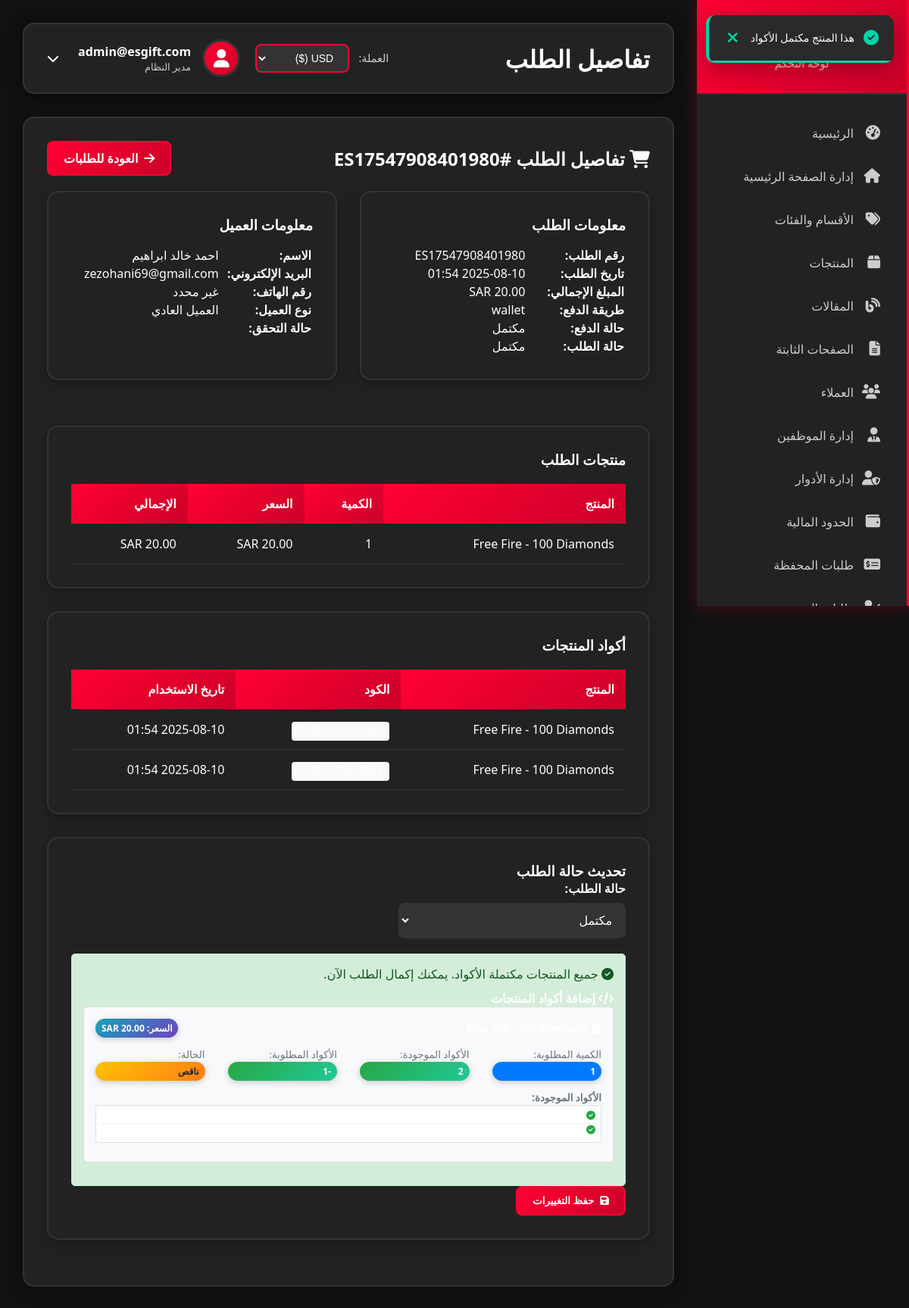
The app's page /admin/order/22 (signed in), older data.
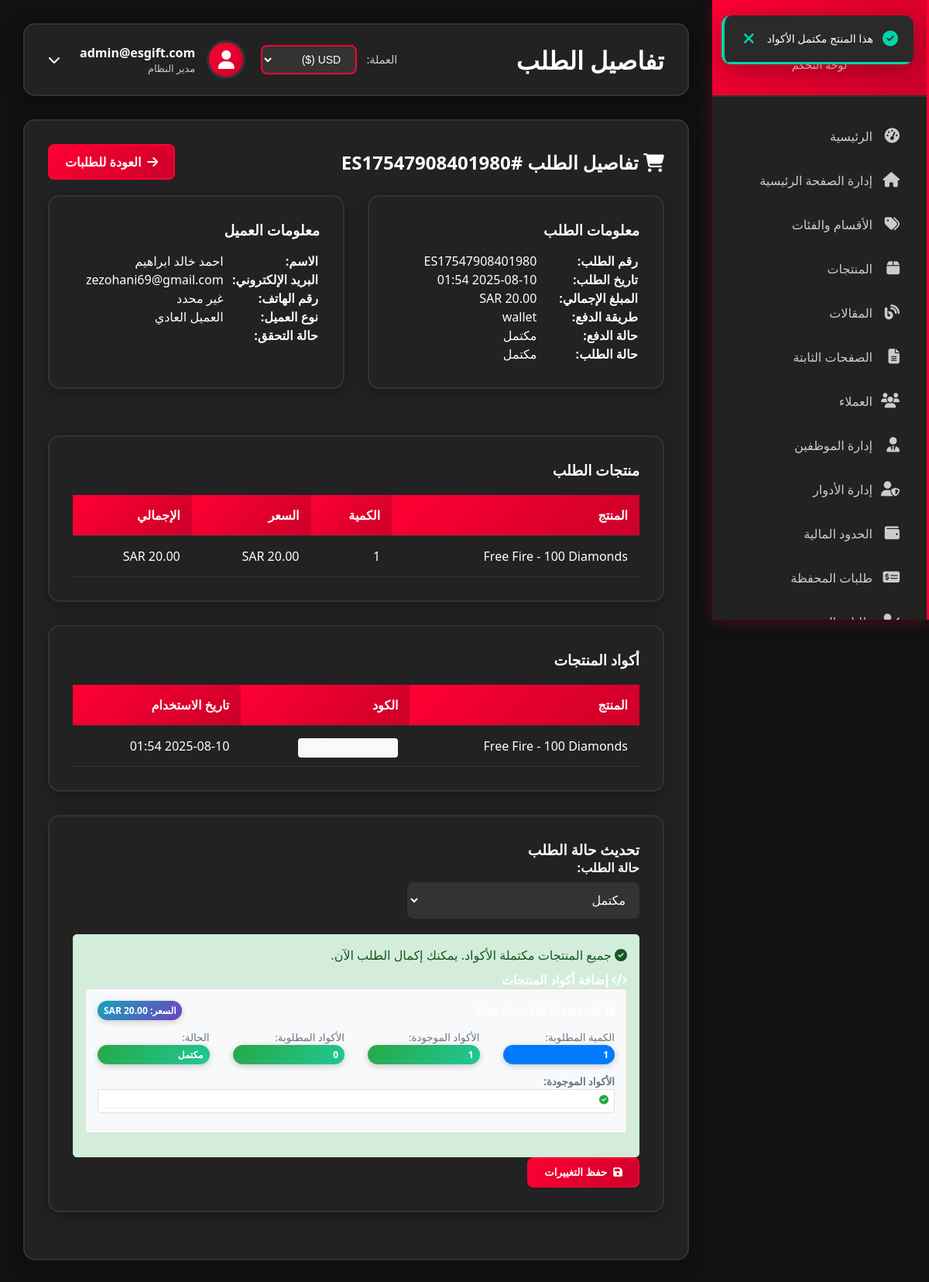
The same page, newer data.
### models.py (models this page shows, shortened)
class OrderItem(db.Model):
    id = db.Column(db.Integer, primary_key=True)
    order_id = db.Column(db.Integer, db.ForeignKey('order.id'), nullable=False)
    product_id = db.Column(db.Integer, db.ForeignKey('product.id'), nullable=False)
    quantity = db.Column(db.Integer, nullable=False)
    price = db.Column(db.Numeric(10, 2), nullable=False)
    currency = db.Column(db.String(3), default='SAR')  # حفظ العملة المستخدمة في الشراء

class Product(db.Model):
    id = db.Column(db.Integer, primary_key=True)
    name = db.Column(db.String(200), nullable=False)
    name_en = db.Column(db.String(200))  # الاسم بالإنجليزية
    description = db.Column(db.Text)
    detailed_description = db.Column(db.Text)  # وصف مفصل
    category = db.Column(db.String(100))  # للتوافق مع النظام القديم
    category_id = db.Column(db.Integer, db.ForeignKey('category.id'))  # القسم الرئيسي الجديد
    subcategory_id = db.Column(db.Integer, db.ForeignKey('subcategory.id'))  # القسم الفرعي
    region = db.Column(db.String(50))
    value = db.Column(db.String(50))
    purchase_price = db.Column(db.Numeric(10, 2))  # سعر الشراء
    regular_price = db.Column(db.Numeric(10, 2))
    sale_price = db.Column(db.Numeric(10, 2))  # سعر العرض
    kyc_price = db.Column(db.Numeric(10, 2))
    reseller_price = db.Column(db.Numeric(10, 2))
    image_url = db.Column(db.String(200))
    instructions = db.Column(db.Text)
    expiry_date = db.Column(db.Date)
    is_active = db.Column(db.Boolean, default=True)
    stock_quantity = db.Column(db.Integer, default=0)
    digital_delivery = db.Column(db.Boolean, default=True)  # توصيل رقمي
    instant_delivery = db.Column(db.Boolean, default=True)  # توصيل فوري
    is_featured = db.Column(db.Boolean, default=False)  # منتج مميز
    visibility = db.Column(db.String(20), default='public')  # public, restricted
    user_type_visibility = db.Column(db.String(200), default='regular,kyc,reseller')  # أنواع المستخدمين المسموح لهم
    restricted_visibility = db.Column(db.Boolean, default=False)  # للتوافق مع النظام القديم
    has_custom_pricing = db.Column(db.Boolean, default=False)  # أسعار مخصصة
    created_at = db.Column(db.DateTime, default=datetime.utcnow)
    codes = db.relationship('ProductCode', backref='product', lazy=True)
    order_items = db.relationship('OrderItem', backref='product', lazy=True)
    allowed_users = db.relationship('ProductUserAccess', backref='product', lazy=True, cascade='all, delete-orphan')
    custom_prices = db.relationship('ProductCustomPrice', backref='product', lazy=True, cascade='all, delete-orphan')
    main_category = db.relationship('Category', backref='products', lazy=True, foreign_keys=[category_id])
    sub_category = db.relationship('Subcategory', backref='products', lazy=True, foreign_keys=[subcategory_id])

class Order(db.Model):
    id = db.Column(db.Integer, primary_key=True)
    user_id = db.Column(db.Integer, db.ForeignKey('user.id'), nullable=False)
    order_number = db.Column(db.String(50), unique=True, nullable=False)
    total_amount = db.Column(db.Numeric(10, 2), nullable=False)
    currency = db.Column(db.String(3), default='SAR')
    payment_method = db.Column(db.String(50))
    payment_status = db.Column(db.String(20), default='pending')
    order_status = db.Column(db.String(20), default='pending')
    created_at = db.Column(db.DateTime, default=datetime.utcnow)
    excel_file_path = db.Column(db.String(500))  # مسار ملف Excel المحفوظ
    items = db.relationship('OrderItem', backref='order', lazy=True)
    codes = db.relationship('ProductCode', backref='order', lazy=True)

class ProductCode(db.Model):
    id = db.Column(db.Integer, primary_key=True)
    product_id = db.Column(db.Integer, db.ForeignKey('product.id'), nullable=False)
    code = db.Column(db.String(500), nullable=False)
    serial_number = db.Column(db.String(200))  # الرقم التسلسلي (اختياري)
    is_used = db.Column(db.Boolean, default=False)
    used_at = db.Column(db.DateTime)
    order_id = db.Column(db.Integer, db.ForeignKey('order.id'))

### admin_routes.py (the view)
@admin.route('/order/<int:order_id>')
@login_required
def order_detail(order_id):
    if not current_user.is_admin:
        return redirect(url_for('main.index'))
    order = Order.query.get_or_404(order_id)
    return render_template('admin/order_detail.html', order=order)

### templates/admin/order_detail.html (shortened to what the changed rows need)
{% extends "admin/base.html" %}
{% block page_title %}تفاصيل الطلب{% endblock %}
{% block content %}
<div class="content-card">
    <div style="display: flex; justify-content: space-between; align-items: center; margin-bottom: 20px;">
        <h2>
            <i class="fas fa-shopping-cart"></i>
            تفاصيل الطلب #{{ order.order_number }}
        </h2>
        <a href="{{ url_for('admin.orders') }}" class="btn btn-primary">
            <i class="fas fa-arrow-right"></i>
            العودة للطلبات
        </a>
    </div>
    <div style="display: grid; grid-template-columns: 1fr 1fr; gap: 30px; margin-bottom: 30px;">
        <div class="content-card">
            <table style="width: 100%; margin-top: 15px;">
                <tr>
                    <td><strong>رقم الطلب:</strong></td>
                    <td>{{ order.order_number }}</td>
                </tr>
                <tr>
                    <td><strong>تاريخ الطلب:</strong></td>
                    <td>{{ order.created_at.strftime('%Y-%m-%d %H:%M') }}</td>
                </tr>
                <tr>
                    <td><strong>المبلغ الإجمالي:</strong></td>
                    <td>{{ order.total_amount }} {{ order.currency }}</td>
                </tr>
                <tr>
                    <td><strong>طريقة الدفع:</strong></td>
                    <td>{{ order.payment_method or 'غير محدد' }}</td>
                </tr>
            </table>
        </div>
    </div>
    <div class="content-card">
        <div class="table-container">
            <table class="data-table">
                <thead>
                    <tr>
                        <th>المنتج</th>
                        <th>الكمية</th>
                        <th>السعر</th>
                        <th>الإجمالي</th>
                    </tr>
                </thead>
                <tbody>
                    {% for item in order.items %}
                    <tr>
                        <td>{{ item.product.name }}</td>
                        <td>{{ item.quantity }}</td>
                        <td>{{ item.price }} {{ order.currency }}</td>
                        <td>{{ item.price * item.quantity }} {{ order.currency }}</td>
                    </tr>
                    {% endfor %}
                </tbody>
            </table>
        </div>
    </div>
    {% if order.codes %}
    <div class="content-card">
        <div class="table-container">
            <table class="data-table">
                <thead>
                    <tr>
                        <th>المنتج</th>
                        <th>الكود</th>
                        <th>تاريخ الاستخدام</th>
                    </tr>
                </thead>
                <tbody>
                    {% for code in order.codes %}
                    <tr>
                        <td>{{ code.product.name }}</td>
                        <td>
                            <code style="background: #f8f9fa; padding: 5px 10px; border-radius: 4px; font-family: monospace;">
                            </code>
                        </td>
                        <td>{{ code.used_at.strftime('%Y-%m-%d %H:%M') if code.used_at else 'غير مستخدم' }}</td>
                    </tr>
                    {% endfor %}
                </tbody>
            </table>
        </div>
    </div>
    {% endif %}
    <div class="content-card">
        <form method="POST" action="{{ url_for('admin.update_order_status_form', order_id=order.id) }}" id="updateOrderForm">
            <div id="codesSection" style="display: none; margin-top: 20px;">
                {% set has_incomplete_products = false %}
                {% for item in order.items %}
                    {% set existing_codes = order.codes|selectattr('product_id', 'equalto', item.product_id)|list %}
                    {% set needed_codes = item.quantity - existing_codes|length %}
                    {% if needed_codes > 0 %}
                        {% set has_incomplete_products = true %}
                    {% endif %}
                {% endfor %}
                {% for item in order.items %}
                    {% set existing_codes = order.codes|selectattr('product_id', 'equalto', item.product_id)|list %}
                    {% set needed_codes = item.quantity - existing_codes|length %}
                    <div class="product-codes-section" style="border: 1px solid #ddd; padding: 15px; margin-bottom: 15px; border-radius: 5px; background-color: #f8f9fa;">
                        <div style="display: flex; justify-content: space-between; align-items: center; margin-bottom: 10px;">
                            <h5 style="margin: 0;"><i class="fas fa-gift"></i> {{ item.product.name }}</h5>
                            <span class="badge badge-info">السعر: {{ item.price }} {{ order.currency }}</span>
                        </div>
                        <div class="row" style="margin-bottom: 10px;">
                            <div class="col-md-3">
                                <small class="text-muted">الكمية المطلوبة:</small>
                                <div class="badge badge-primary">{{ item.quantity }}</div>
                            </div>
                            <div class="col-md-3">
                                <small class="text-muted">الأكواد الموجودة:</small>
                                <div class="badge badge-success">{{ existing_codes|length }}</div>
                            </div>
                            <div class="col-md-3">
                                <small class="text-muted">الأكواد المطلوبة:</small>
                                <div class="badge {{ 'badge-warning' if needed_codes > 0 else 'badge-success' }}">{{ needed_codes }}</div>
                            </div>
                            <div class="col-md-3">
                                <small class="text-muted">الحالة:</small>
                                {% if needed_codes == 0 %}
                                    <div class="badge badge-success">مكتمل</div>
                                {% else %}
                                    <div class="badge badge-warning">ناقص</div>
                                {% endif %}
                            </div>
                        </div>
                        {% if existing_codes %}
                        <div style="margin-bottom: 10px;">
                            <small class="text-muted"><strong>الأكواد الموجودة:</strong></small>
                            <div style="max-height: 100px; overflow-y: auto; background: white; padding: 5px; border: 1px solid #e0e0e0; border-radius: 3px;">
                                {% for code in existing_codes %}
                                    <div style="font-family: monospace; font-size: 12px; border-bottom: 1px solid #f0f0f0; padding: 2px;">
                                        <i class="fas fa-check-circle text-success"></i> {{ code.code }}
                                    </div>
                                {% endfor %}
                            </div>
                        </div>
                        {% endif %}
                    </div>
                {% endfor %}
            </div>
        </form>
    </div>
</div>
{% endblock %}

Row changes from the older to the newer data that the page shows:
no longer on this page (row edited): ProductCode: product.name "Free Fire - 100 Diamonds", used_at "2025-08-10 01:54"
computed for OrderItem "Free Fire - 100 Diamonds": existing_codes "2" → "1"; needed_codes "-1" → "0"; text "ناقص" → "مكتمل"
